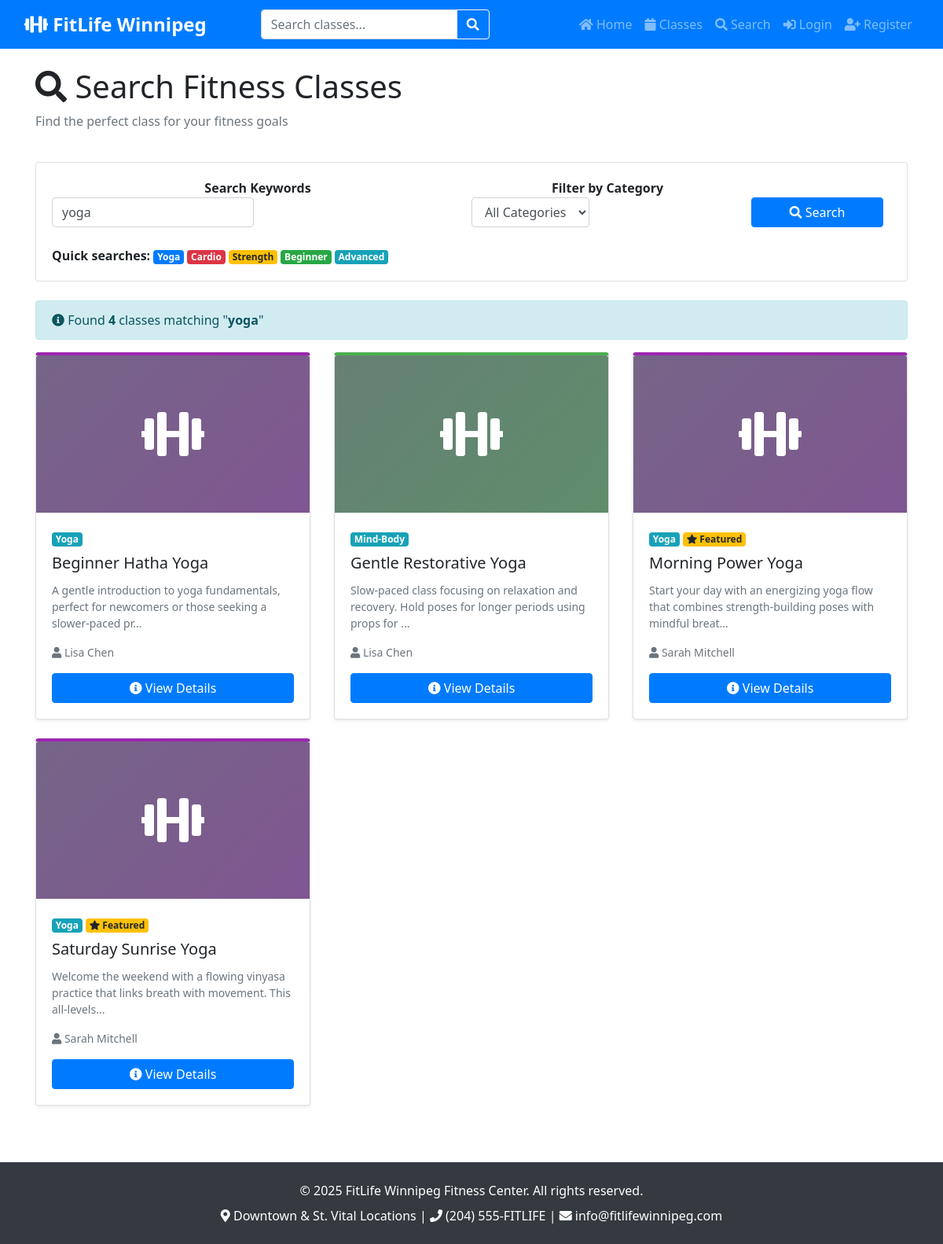
The page /search.php?q=yoga on the database its author committed.
### tables this page shows
CREATE TABLE classes (
    class_id INT AUTO_INCREMENT PRIMARY KEY,
    class_name VARCHAR(150) NOT NULL,
    class_description TEXT NOT NULL,
    instructor_name VARCHAR(100) NOT NULL,
    duration_minutes INT DEFAULT 60,
    difficulty_level ENUM('Beginner', 'Intermediate', 'Advanced', 'All Levels') DEFAULT 'All Levels',
    max_participants INT DEFAULT 20,
    current_enrolled INT DEFAULT 0,
    day_of_week ENUM('Monday', 'Tuesday', 'Wednesday', 'Thursday', 'Friday', 'Saturday', 'Sunday') NOT NULL,
    start_time TIME NOT NULL,
    class_location ENUM('Downtown', 'St. Vital') NOT NULL,
    room_number VARCHAR(20),
    equipment_needed VARCHAR(200),
    calories_burned_avg INT,
    category_id INT,
    is_active BOOLEAN DEFAULT 1,
    is_featured BOOLEAN DEFAULT 0,
    instructor_image_path VARCHAR(255),
    slug VARCHAR(200),
    created_at TIMESTAMP DEFAULT CURRENT_TIMESTAMP,
    updated_at TIMESTAMP DEFAULT CURRENT_TIMESTAMP ON UPDATE CURRENT_TIMESTAMP,
    FOREIGN KEY (category_id) REFERENCES categories(category_id) ON DELETE SET NULL,
    INDEX idx_category (category_id),
    INDEX idx_day (day_of_week),
    INDEX idx_location (class_location)
);

CREATE TABLE categories (
    category_id INT AUTO_INCREMENT PRIMARY KEY,
    category_name VARCHAR(100) NOT NULL UNIQUE,
    category_description TEXT,
    category_icon VARCHAR(50),
    color_code VARCHAR(7) DEFAULT '#007bff',
    display_order INT DEFAULT 0,
    created_at TIMESTAMP DEFAULT CURRENT_TIMESTAMP,
    updated_at TIMESTAMP DEFAULT CURRENT_TIMESTAMP ON UPDATE CURRENT_TIMESTAMP
);

### includes/validation.php (called while the page is built, shortened)
<?php
function sanitizeString($string) {
    return htmlspecialchars(trim($string), ENT_QUOTES, 'UTF-8');
}
?>

### includes/functions.php (called while the page is built, shortened)
    <?php endif;
function truncateText($text, $length = 100, $suffix = '...') {
    return substr($text, 0, $length) . $suffix;
}
?>

### public/search.php (the view, shortened to what this page needs)
<?php
require_once '../includes/functions.php';
require_once '../includes/validation.php';
$pdo = getDBConnection();
$search_query = '';
$results = [];
$searched = false;
$results_per_page = 6;
$current_page = sanitizeID($_GET['page'] ?? 1);
$offset = ($current_page - 1) * $results_per_page;
if (isset($_GET['q'])) {
    $search_query = sanitizeString($_GET['q'] ?? '');
    $searched = true;
    if (!empty($search_query)) {
        $sql = "
            SELECT c.*, cat.category_name, cat.color_code
            FROM classes c
            LEFT JOIN categories cat ON c.category_id = cat.category_id
            WHERE c.is_active = 1
            AND (
                c.class_name LIKE :query1
                OR c.class_description LIKE :query2
                OR c.instructor_name LIKE :query3
            )
        ";
        $sql .= " ORDER BY c.class_name";
        $count_sql = "SELECT COUNT(*) as total FROM ($sql) AS count_table";
        $stmt = $pdo->prepare($count_sql);
        $params = [
            ':query1' => '%' . $search_query . '%',
            ':query2' => '%' . $search_query . '%',
            ':query3' => '%' . $search_query . '%'
        ];
        $stmt->execute($params);
        $total_results = $stmt->fetchColumn();
        $sql .= " LIMIT :limit OFFSET :offset";
        $stmt = $pdo->prepare($sql);
        $params[':limit'] = $results_per_page;
        $params[':offset'] = $offset;
        foreach ($params as $key => $value) {
            if ($key === ':limit' || $key === ':offset') {
                $stmt->bindValue($key, $value, PDO::PARAM_INT);
            } else {
                $stmt->bindValue($key, $value);
            }
        }
        $stmt->execute();
        $results = $stmt->fetchAll();
    }
}
include '../includes/header.php';
?>
<div class="row mb-4">
    <div class="col-12">
        <h1><i class="fas fa-search"></i> Search Fitness Classes</h1>
        <p class="text-muted">Find the perfect class for your fitness goals</p>
    </div>
</div>
<div class="card mb-4">
    <div class="card-body">
        <form method="GET" action="search.php" class="form-inline">
            <div class="form-row w-100 align-items-end">
                <div class="col-md-6 mb-2">
                    <label for="q" class="form-label"><strong>Search Keywords</strong></label>
                    <input type="text"
                           class="form-control"
                           name="q"
                           id="q"
                           placeholder="Search by class name, instructor, or description..."
                           value="<?= htmlspecialchars($search_query) ?>"
                           autofocus>
                </div>
                <div class="col-md-4 mb-2">
                    <label for="category" class="form-label"><strong>Filter by Category</strong></label>
                    <select class="form-control" name="category" id="category">
                        <option value="">All Categories</option>
                    </select>
                </div>
                <div class="col-md-2 mb-2">
                    <button type="submit" class="btn btn-primary btn-block">
                        <i class="fas fa-search"></i> Search
                    </button>
                </div>
            </div>
        </form>
        <div class="mt-3">
            <strong>Quick searches:</strong>
            <a href="?q=yoga" class="badge badge-primary">Yoga</a>
            <a href="?q=cardio" class="badge badge-danger">Cardio</a>
            <a href="?q=strength" class="badge badge-warning">Strength</a>
            <a href="?q=beginner" class="badge badge-success">Beginner</a>
            <a href="?q=advanced" class="badge badge-info">Advanced</a>
        </div>
    </div>
</div>
<?php if ($searched): ?>
    <?php if (!empty($search_query)): ?>
        <div class="alert alert-info">
            <i class="fas fa-info-circle"></i>
            <?php if (isset($total_results) && $total_results > 0): ?>
                Found <strong><?= $total_results ?></strong> class<?= $total_results !== 1 ? 'es' : '' ?>
                matching "<strong><?= htmlspecialchars($search_query) ?></strong>"
            <?php else: ?>
                No classes found matching "<strong><?= htmlspecialchars($search_query) ?></strong>"
            <?php endif; ?>
        </div>
        <?php if (count($results) > 0): ?>
            <div class="row">
                <?php foreach ($results as $class): ?>
                    <div class="col-md-6 col-lg-4 mb-4">
                        <div class="card h-100 shadow-sm" style="border-top: 4px solid <?= $class['color_code'] ?? '#007bff' ?>">
                            <?php if ($class['instructor_image_path']): ?>
                                <img src="../admin/uploads/instructors/<?= sanitizeString($class['instructor_image_path']) ?>"
                                     class="card-img-top"
                                     alt="<?= sanitizeString($class['instructor_name']) ?>"
                                     style="height: 200px; object-fit: cover;">
                            <?php else: ?>
                                <div class="card-img-top bg-secondary d-flex align-items-center justify-content-center"
                                     style="height: 200px; background: linear-gradient(135deg, <?= $class['color_code'] ?? '#007bff' ?>33 0%, <?= $class['color_code'] ?? '#007bff' ?>66 100%);">
                                    <i class="fas fa-dumbbell fa-4x text-white"></i>
                                </div>
                            <?php endif; ?>
                            <div class="card-body">
                                <div class="mb-2">
                                    <?php if ($class['category_name']): ?>
                                        <span class="badge badge-info">
                                            <?= sanitizeString($class['category_name']) ?>
                                        </span>
                                    <?php endif; ?>
                                    <?php if ($class['is_featured']): ?>
                                        <span class="badge badge-warning">
                                            <i class="fas fa-star"></i> Featured
                                        </span>
                                    <?php endif; ?>
                                </div>
                                <h5 class="card-title"><?= sanitizeString($class['class_name']) ?></h5>
                                <p class="card-text text-muted small">
                                    <?= truncateText($class['class_description'], 100) ?>
                                </p>
                                <div class="small text-muted mb-3">
                                    <div><i class="fas fa-user"></i> <?= sanitizeString($class['instructor_name']) ?></div>
                                </div>
                                <a href="class-detail.php?id=<?= $class['class_id'] ?>" class="btn btn-primary btn-block">
                                    <i class="fas fa-info-circle"></i> View Details
                                </a>
                            </div>
                        </div>
                    </div>
                <?php endforeach; ?>
            </div>
        <?php endif; ?>
    <?php endif; ?>
<?php endif; ?>
<?php include '../includes/footer.php'; ?>

### assets/css/style.css (style rules this page uses)
body { min-height: 100vh; display: flex; flex-direction: column; font-family: 'Segoe UI', Tahoma, Geneva, Verdana, sans-serif; }
.card { transition: all 0.3s ease; }
.btn { transition: all 0.3s ease; }

### rows shown on the page
classes: category.category_name "Yoga", class_name "Beginner Hatha Yoga", class_description "A gentle introduction to yoga fundamentals, perfect for newcomers or those seeking a slower-paced pr...", instructor_name "Lisa Chen"
classes: category.category_name "Mind-Body", class_name "Gentle Restorative Yoga", class_description "Slow-paced class focusing on relaxation and recovery. Hold poses for longer periods using props for ...", instructor_name "Lisa Chen"
classes: category.category_name "Yoga", is_featured 1 (drawn), class_name "Morning Power Yoga", class_description "Start your day with an energizing yoga flow that combines strength-building poses with mindful breat...", instructor_name "Sarah Mitchell"
classes: category.category_name "Yoga", is_featured 1 (drawn), class_name "Saturday Sunrise Yoga", class_description "Welcome the weekend with a flowing vinyasa practice that links breath with movement. This all-levels...", instructor_name "Sarah Mitchell"

### other values the page prints
$total_results "4"
$search_query "yoga"
